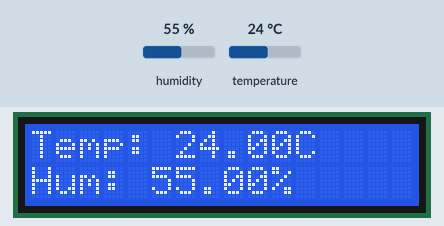
This sketch was run on a simulated Arduino Uno, built with avr-gcc and run on an emulated ATmega328P. Shown: 16×2 character LCD. The inputs (shaded band) are chosen by the test bench; at power-on: humidity 55 %, temperature 24 °C.

Above: at 1.2 s.
1.3 s: humidity set to 22 %
At 2.7 s:
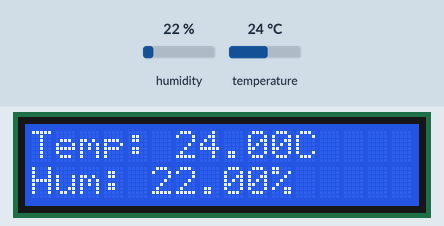
4.0 s: temperature set to 12 °C
At 4.9 s:
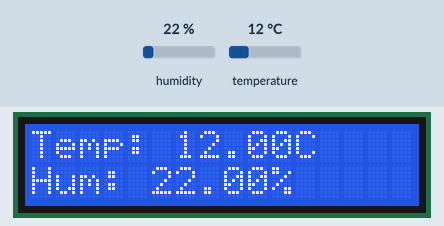
6.7 s: humidity set to 40 %
At 9.2 s:
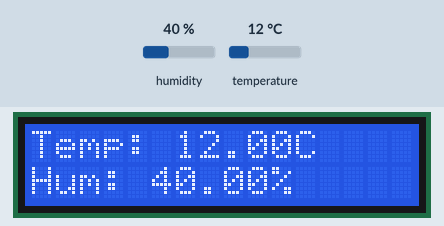
9.8 s: temperature set to 19 °C
At 11.4 s:
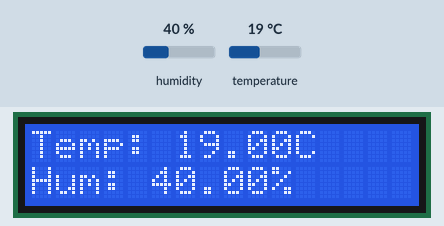
Timing chart, 0 to 12.9 s (numbered marks = the images above; inputs shaded):
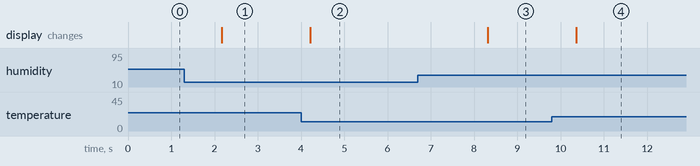

The sketch:

DHT-LCD.ino
```cpp
#include <Wire.h>
#include <LiquidCrystal_I2C.h>
#include "DHT.h"

#define DHTPIN 2
#define DHTTYPE DHT11

DHT dht(DHTPIN, DHTTYPE);
LiquidCrystal_I2C lcd(0x27, 16, 2);

void setup() {
  lcd.begin();
  lcd.backlight();

  dht.begin();
}

void loop() {
  float humidity = dht.readHumidity();
  float temperature = dht.readTemperature();

  if (isnan(humidity) || isnan(temperature)) {
    lcd.clear();
    lcd.setCursor(0, 0);
    lcd.print("Sensor Error");
    delay(2000);
    return;
  }

  lcd.clear();

  // Row 1: Temperature
  lcd.setCursor(0, 0);
  lcd.print("Temp: ");
  lcd.print(temperature);
  lcd.print("C");

  // Row 2: Humidity
  lcd.setCursor(0, 1);
  lcd.print("Hum: ");
  lcd.print(humidity);
  lcd.print("%");

  delay(2000);
}
```

Measured:
- after the input at 1.3 s, the display: changes after 0.86 s (image 1)
- after the input at 4.0 s, the display: changes after 0.21 s (image 2)
- after the input at 6.7 s, the display: changes after 1.6 s (image 3)
- after the input at 9.8 s, the display: changes after 0.56 s (image 4)
